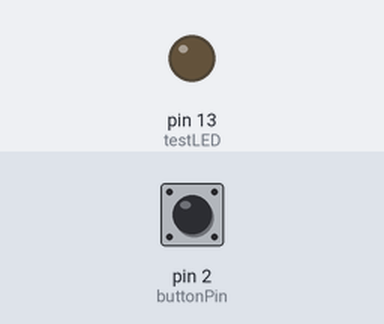
The sketch below on a simulated Arduino Uno, built with avr-gcc and run on an emulated ATmega328P. On the bench: output pins drawn as LEDs (lit = HIGH). The test bench sets the inputs (shaded band); at power-on: pin 2 (buttonPin) HIGH.

Above: at 1.2 s.
1.3 s: pin 2 (buttonPin) pulled LOW for 0.15 s
At 1.37 s:
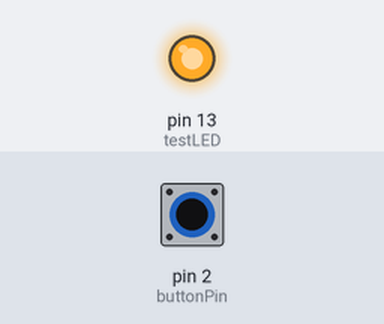
2.9 s: pin 2 (buttonPin) pulled LOW for 3.2 s
At 6.5 s:
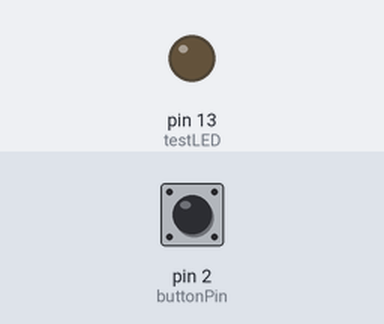
Timing chart, 0 to 8.0 s (numbered marks = the images above; inputs shaded):
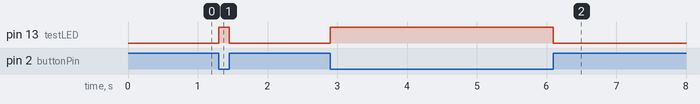

Measured:
- after the input at 1.3 s, pin 13 (testLED): LOW → HIGH at once, → LOW 0.15 s later
- after the input at 2.9 s, pin 13 (testLED): LOW → HIGH at once, → LOW 3.2 s later

The sketch:

1.08.2_The_Ol__Switcheroo.ino
```cpp
// Unit 1 Digital Sandbox
// Tutorial 1.08 If/Else & digitalRead

// Change the code so that the switch at pin 2 turns the light at pin 13 on and off (instead of the button).

int buttonPin = 2;
int testLED = 13;

void setup() {
  pinMode(buttonPin, INPUT);
  pinMode(testLED, OUTPUT);
}

void loop()
{
  if (digitalRead(buttonPin) == LOW)
  {
    digitalWrite(testLED, HIGH);
  }

  else
  {
    digitalWrite(testLED, LOW);
  }
}
```
